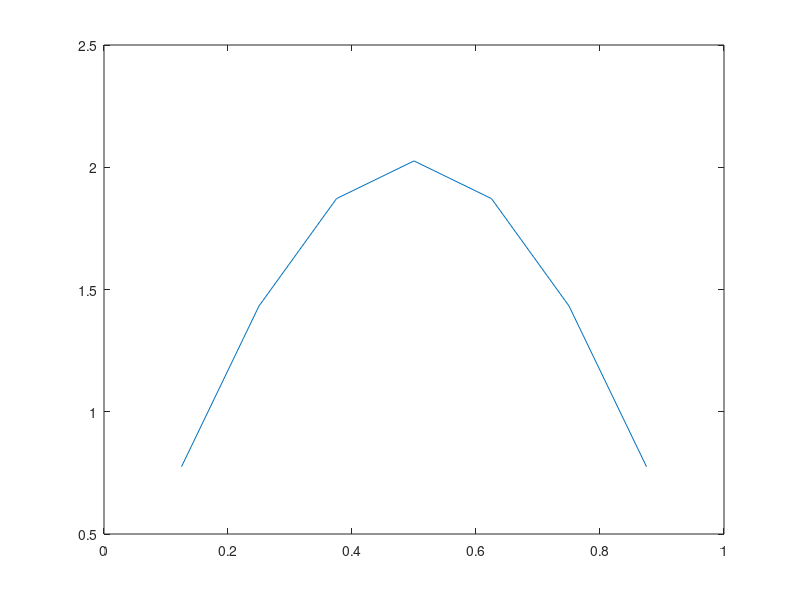

Write the MATLAB code that produced this figure.
clear all;

level=3;
if level<3
    disp('level is too low!');
    return;
end
for i=1:level
    N(i)=2^(i)-1;
end

% if level>5
% R65=zeros(N(5),N(6));
% end
if level>4
R54=zeros(N(4),N(5));
end
if level>3
R43=zeros(N(3),N(4));
end
R32=zeros(N(2),N(3));
R21=zeros(N(1),N(2));
h=1/(N(level)+1);
L=(diag(ones(N(level)-1,1),1)+diag(-2*ones(N(level),1))+diag(ones(N(level)-1,1),-1))/h^2;
x=h:h:1-h;
F=zeros(1,N(level));
for i=1:N(level)
F(i)=-2*pi^2*sin(pi*x(i));
end
F=F';


% if level>5
% for m=1:N(5)
%     
%   R65(m,1+2*(m-1))=1/4;
%   R65(m,2+2*(m-1))=1/2;
%   R65(m,3+2*(m-1))=1/4;
%    
% end
% end
if level>4
for m=1:N(4)
    
  R54(m,1+2*(m-1))=1/4;
  R54(m,2+2*(m-1))=1/2;
  R54(m,3+2*(m-1))=1/4;
   
end
end
if level>3
for m=1:N(3)
    
  R43(m,1+2*(m-1))=1/4;
  R43(m,2+2*(m-1))=1/2;
  R43(m,3+2*(m-1))=1/4;
   
end
end

for m=1:N(2)
    
  R32(m,1+2*(m-1))=1/4;
  R32(m,2+2*(m-1))=1/2;
  R32(m,3+2*(m-1))=1/4;
   
end

for m=1:N(1)
    
  R21(m,1+2*(m-1))=1/4;
  R21(m,2+2*(m-1))=1/2;
  R21(m,3+2*(m-1))=1/4;
   
end
% if level>6
% P67=2*R76';
% end
% if level>5
% P56=2*R65';
% end
if level>4
P45=2*R54';
end
if level>3
P34=2*R43';
end
P23=2*R32';
P12=2*R21';
% for adding more levels,we have to change below
% I7=eye(N(7));
% if level==6
% I6=eye(N(6));I56=eye(N(5)+N(6));I456=eye(N(4)+N(5)+N(6));I3456=eye(N(3)+N(4)+N(5)+N(6));
%  SE=cat(2,P56*P45*P34*P23*P12,P56*P45*P34*P23,cat(2,P56*P45*P34,cat(2,P56*P45,cat(2,P56,I6)*I56)*I456)*I3456);
% end
if level==5
I5=eye(N(5));I45=eye(N(4)+N(5)); I345=eye(N(3)+N(4)+N(5));
SE=cat(2,P45*P34*P23*P12,P45*P34*P23,cat(2,P45*P34,cat(2,P45,I5)*I45)*I345);
end
if level==4
I4=eye(N(4));I34=eye(N(3)+N(4));
SE=cat(2,P34*P23*P12,P34*P23,cat(2,P34,I4)*I34);
end
if level==3
I3=eye(N(3));
SE=cat(2,P23*P12,P23,I3);
end

LE=SE'*L*SE;
FE=SE'*F;
% if level>5
%     LE16=LE(1,58:120);LE61=LE16';
%     LE26=LE(2:4,58:120);LE62=LE26';
%     LE36=LE(5:11,58:120);LE63=LE36';
%     LE46=LE(12:26,58:120);LE64=LE46';
%     LE56=LE(27:57,58:120);LE65=LE56';
%     LE66=LE(58:120,58:120);

% end
if level>4
    LE15=LE(1,27:57);LE51=LE15';
    LE25=LE(2:4,27:57);LE52=LE25';
    LE35=LE(5:11,27:57);LE53=LE35';
    LE45=LE(12:26,27:57);LE54=LE45';
    LE55=LE(27:57,27:57);
end
if level>3
    LE14=LE(1,12:26);LE41=LE14';
    LE24=LE(2:4,12:26);LE42=LE24';
    LE34=LE(5:11,12:26);LE43=LE34';
    LE44=LE(12:26,12:26);
end
LE11=LE(1,1);
LE12=LE(1,2:4);LE21=LE12';
LE13=LE(1,5:11);LE31=LE13';

LE22=LE(2:4,2:4);
LE23=LE(2:4,5:11);LE32=LE23';

LE33=LE(5:11,5:11);





FE1=FE(1);
FE2=FE(2:4,:);
FE3=FE(5:11,:);
% if level>5
% FE6=FE(58:120,:);
% end
if level>4
FE5=FE(27:57,:);
end
if level>3
FE4=FE(12:26,:);
end



% if level>5
% w6=ones(N(6),1);
% end
if level>4
w5=ones(N(5),1);
end
if level>3
w4=ones(N(4),1);
end
w1=ones(1,1);
w2=ones(N(2),1);
w3=ones(N(3),1);


res=1;
tic;
iter=0;
num_while=0;
num_gs=0;
while(res>1e-8)
%     if level>5
% for i=1:N(6)
%     sum1=0;sum2=0;
%     if i>1
%     for j=1:i-1
%         sum1=sum1+LE66(i,j)*w6(j);
%     end
%     end
%     if i<N(6)
%     for j=i+1:N(6)
%         sum2=sum2+LE66(i,j)*w6(j);
%     end
%     end
%     r6=FE6(i)-LE61*w1-LE62*w2-LE63*w3-LE64*w4--LE65*w5;
%     w6(i)=(r6(i)-sum1-sum2)/LE66(i,i);
%     iter=iter+1;
% end
%     end
    if level>4
for i=1:N(5)
    sum1=0;sum2=0;
    if i>1
    for j=1:i-1
        sum1=sum1+LE55(i,j)*w5(j);
    end
    end
    if i<N(5)
    for j=i+1:N(5)
        sum2=sum2+LE55(i,j)*w5(j);
    end
    end
%     if level==6
%         r5=FE5(i)-LE51*w1-LE52*w2-LE53*w3-LE54*w4-LE56*w6;
%     end
%     if level==5
        r5=FE5(i)-LE51*w1-LE52*w2-LE53*w3-LE54*w4;
%     end
    w5(i)=(r5(i)-sum1-sum2)/LE55(i,i);
    iter=iter+1;
end
num_gs=num_gs+1;
    end
    if level>3
for i=1:N(4)
    sum1=0;sum2=0;
    if i>1
    for j=1:i-1
        sum1=sum1+LE44(i,j)*w4(j);
    end
    end
    if i<N(4)
    for j=i+1:N(4)
        sum2=sum2+LE44(i,j)*w4(j);
    end
    end
%     if level==6
%     r4=FE4(i)-LE41*w1-LE42*w2-LE43*w3-LE45*w5-LE46*w6;
%     end
    if level==5
    r4=FE4(i)-LE41*w1-LE42*w2-LE43*w3-LE45*w5;
    end
    if level==4
    r4=FE4(i)-LE41*w1-LE42*w2-LE43*w3;
    end
    w4(i)=(r4(i)-sum1-sum2)/LE44(i,i);
    iter=iter+1;
end
num_gs=num_gs+1;
    end
    
for i=1:N(3)
    sum1=0;sum2=0;
    if i>1
    for j=1:i-1
        sum1=sum1+LE33(i,j)*w3(j);
    end
    end
    if i<N(3)
    for j=i+1:N(3)
        sum2=sum2+LE33(i,j)*w3(j);
    end
    end
%     if level==6
%     r3=FE3(i)-LE31*w1-LE32*w2-LE34*w4-LE35*w5-LE36*w6;
%     end
    if level==5
    r3=FE3(i)-LE31*w1-LE32*w2-LE34*w4-LE35*w5;
    end
    if level==4
    r3=FE3(i)-LE31*w1-LE32*w2-LE34*w4;
    end
    if level==3
    r3=FE3(i)-LE31*w1-LE32*w2;
    end
    w3(i)=(r3(i)-sum1-sum2)/LE33(i,i);
    iter=iter+1;
end
num_gs=num_gs+1;
for i=1:N(2)
    sum1=0;sum2=0;
    if i>1
    for j=1:i-1
        sum1=sum1+LE22(i,j)*w2(j);
    end
    end
    if i<N(2)
    for j=i+1:N(2)
        sum2=sum2+LE22(i,j)*w2(j);
    end
    end
%     if level==6
%     r2=FE2(i)-LE21*w1-LE23*w3-LE24*w4-LE25*w5-LE26*w6;
%     end
    if level==5
    r2=FE2(i)-LE21*w1-LE23*w3-LE24*w4-LE25*w5;
    end
    if level==4
    r2=FE2(i)-LE21*w1-LE23*w3-LE24*w4;
    end
    if level==3
    r2=FE2(i)-LE21*w1-LE23*w3;
    end
    w2(i)=(r2(i)-sum1-sum2)/LE22(i,i);
    iter=iter+1;
end
num_gs=num_gs+1;
for i=1:N(1)
    sum1=0;sum2=0;
    if i>1
    for j=1:i-1
        sum1=sum1+LE11(i,j)*w1(j);
    end
    end
    if i<N(1)
    for j=i+1:N(1)
        sum2=sum2+LE11(i,j)*w1(j);
    end
    end
%     if level==6
%     r1=FE1(i)-LE12*w2-LE13*w3-LE14*w4-LE15*w5-LE16*w6;
%     end
    if level==5
    r1=FE1(i)-LE12*w2-LE13*w3-LE14*w4-LE15*w5;
    end
    if level==4
    r1=FE1(i)-LE12*w2-LE13*w3-LE14*w4;
    end
    if level==3
    r1=FE1(i)-LE12*w2-LE13*w3;
    end
    w1(i)=(r1(i)-sum1-sum2)/LE11(i,i);
    iter=iter+1;
end
num_gs=num_gs+1;
% if level==6
%     w=cat(1,w1,w2,w3,w4,w5,w6);
% end
if level==5
    w=cat(1,w1,w2,w3,w4,w5);
end
if level==4
    w=cat(1,w1,w2,w3,w4);
end
if level==3
    w=cat(1,w1,w2,w3);
end
u=SE*w;
res=F-L*u;
res=norm(res);
num_while=num_while+1;
end
t=toc
num_while
num_gs
iter
plot(x,u);






